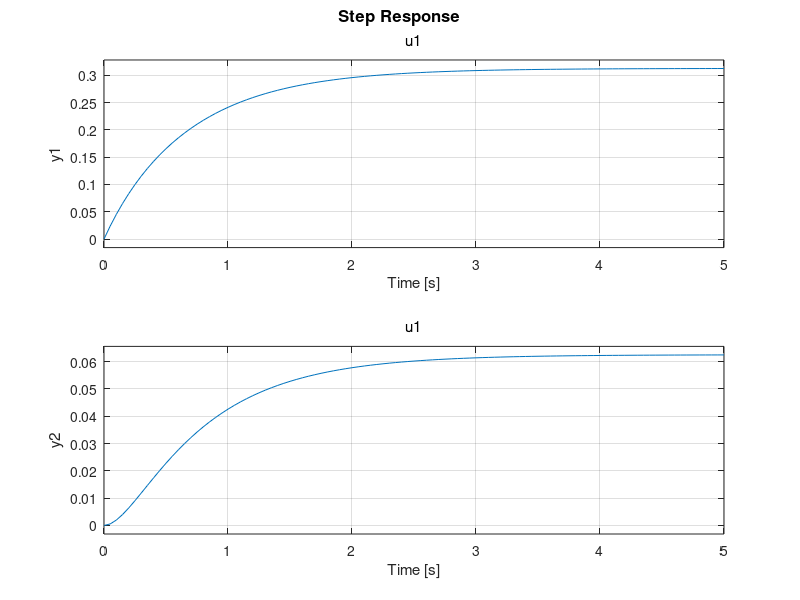
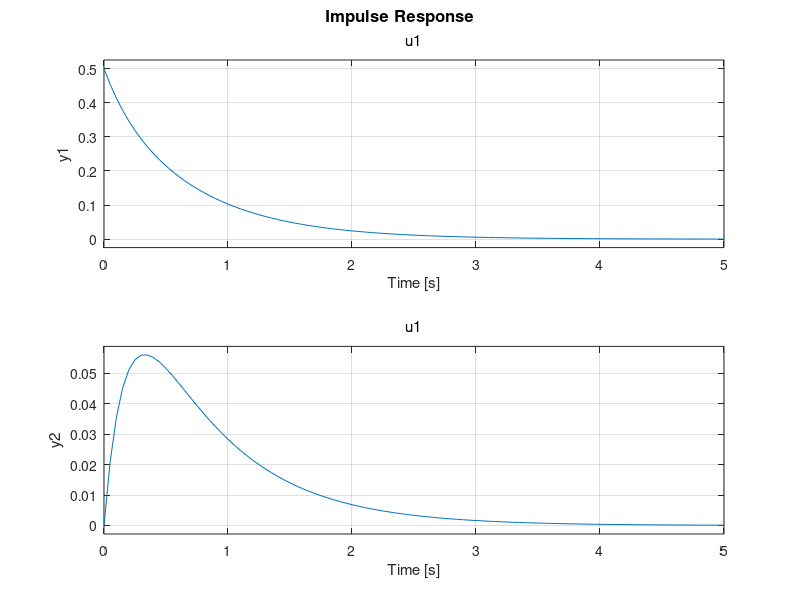
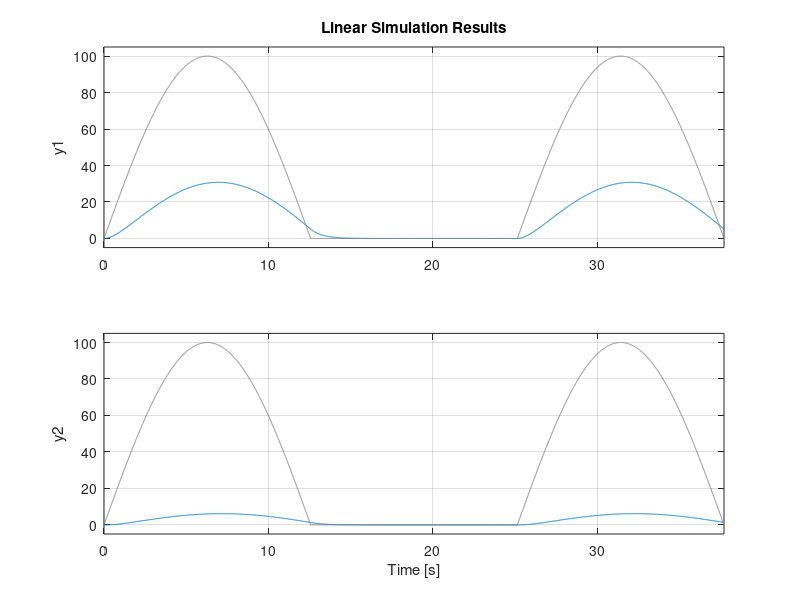

These charts were generated, in order, by the following MATLAB code:
clear,clc

%-------------------------------------------------------------------------------------%
%                           Segunda parte
%-------------------------------------------------------------------------------------%

%Se debe analizar la respuesta del sistema ante un impulso, escalón y una
%función u(t)

%Se tiene que:
%Fe: Flujo de entrada
%h1: Nivel de agua del estanque 1
%h2: Nivel de agua del estanque 2
%Fi: Flujo intermedio
%A1: Area de superficie del estanque 1
%A2: Area de superficie del estanque 2
%R1: Resistencia 1
%R2: Resistencia 2
%Fs: Flujo de salida

%La variable de entrada es Fe
%Las variables de salida escogidas son las alturas o nivel de agua: h1 y h2
%La variables de estado son: h1 y h2

%Para analizar la respuesta del sistema respecto a diferentes entrada
%Los valores que se le dá a los parametros son
A1=2;
A2=4;
R1=0.25;
R2=0.0625;

%Elaboramos el modelo fenomenologico
%dV1/dt = Fe - Fi
%dV2/dt = Fi - Fs
%Fi = h1-h2/R1
%Fs = h2/R2
%V1 = A1*h1
%V2 = A2*h2

%Por lo tanto
%dV1/dt = Fe - (h1-h2)/R1 => d(h1)/dt = Fe/A1 - (h1-h2)/R1*A1
%dv2/dt = h1-h2/R1 - h2/R2 => d(h2)/dt = h1-h2/R1*A2 - h2/R2*A2


%Representacion matricial
%considerando: X' = AX + BU, se tiene entonces:
%d(h1)/dt = (-1/A1*R1)*X1 + (1/A1*R1)*X2 + (1/A1)*u
%d(h2)/dt = (1/R1*A2)*X1 - -(1/R1+1/R2)*(1/A2)X2 + 0*u

%Para el modelo de salida se sabe que y1=h1; y2=h2
%Y = CX +DU

%Se inician las matrices
A=zeros(2,2);
B=zeros(2,1);
C=zeros(2,2);
D=zeros(2,1);
%Entonces las matrices de las ecuaciones de estado son:
A(1,1)= -1/(A1*R1);
A(1,2)= 1/(A1*R1);
A(2,1)= 1/(R1*A2);
A(2,2)= -(1/R1+1/R2)*(1/A2);
B(1,1)= 1/A1;
B(2,1)= 0;
C(1,1)=1;
C(2,2)=1;

%Obtenemos el modelo de estado
M=ss(A,B,C,D);


%%%%%%%%%Caso1%%%%%%%%%%%
%Se grafica cuando se tiene un escalon como entrada
figure(1)
step(M) %step grafica respecto a un escalon como entrada

%%%%%%%%%Caso2%%%%%%%%%%%
%Se grafica cuando se tiene un impulso como entrada
figure(2)
impulse(M) %step grafica respecto a un impulso como entrada

%%%%%%%%%Caso3%%%%%%%%%%%
%Se grafica cuando se tiene una función u(t) como entrada

%La definicion de u(t) corresponde a:
t = linspace(0, 12*pi , 5000);
u = 100* sin(t/4);
u(u<0) = 0.;
figure(3)
lsim(M, u, t); %step grafica respecto a una funcion u(t) como entrada

















